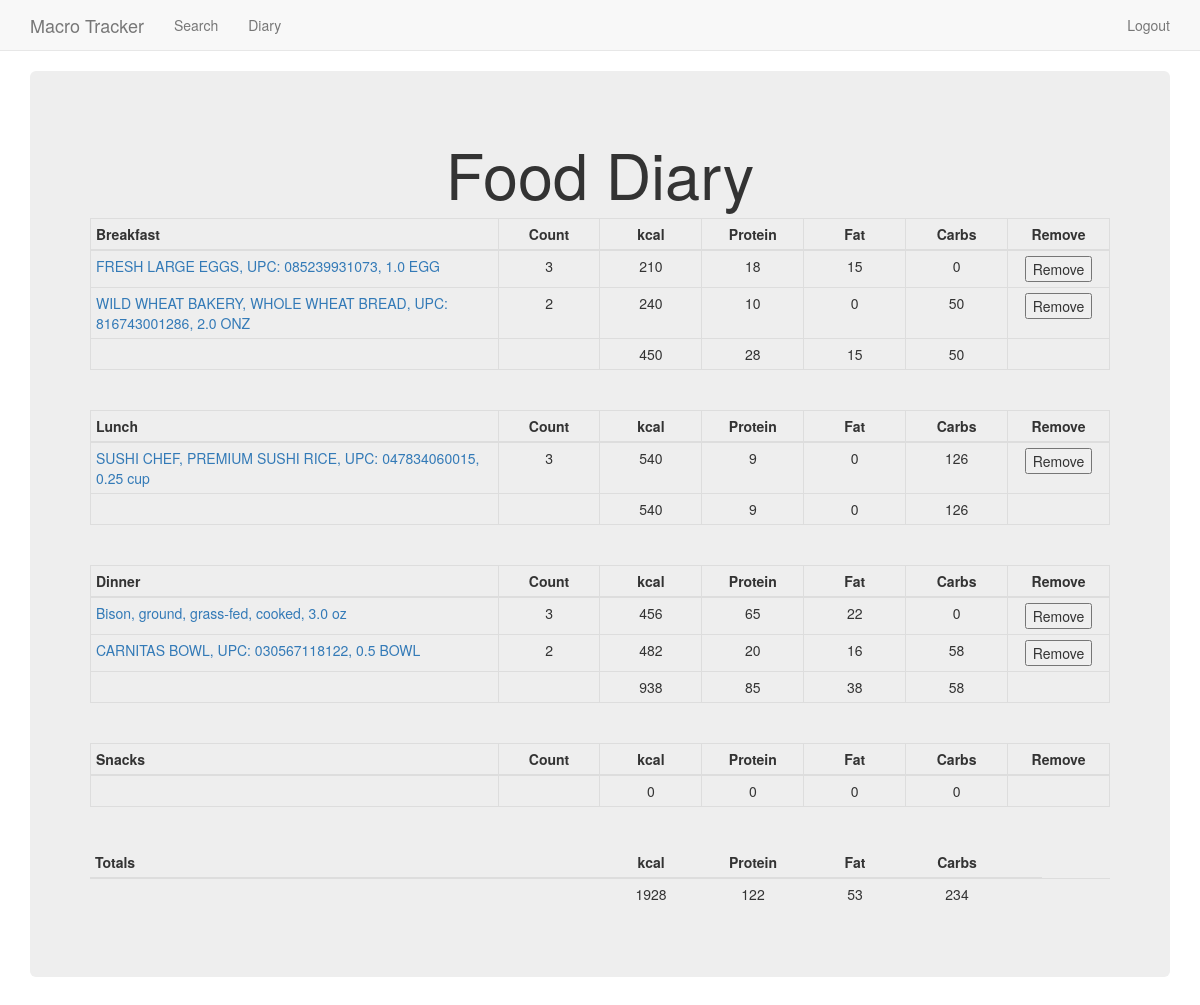
Page /diary (signed in) on the committed database.
### app/models.py (models this page shows, shortened)
class Food(db.Model):
    id = db.Column(db.Integer, primary_key=True)
    food_name = db.Column(db.String(140))
    kcal = db.Column(db.Numeric(10,0))
    protein = db.Column(db.Numeric(10,0))
    fat = db.Column(db.Numeric(10,0))
    carbs = db.Column(db.Numeric(10,0))
    meal = db.Column(db.String(64))
    ndbno = db.Column(db.String(64))
    unit = db.Column(db.String(64))
    count = db.Column(db.Numeric(10,0))
    user_id = db.Column(db.Integer, db.ForeignKey('user.id'))

### app/routes.py (the view, shortened to what this page needs)
@app.route('/diary', methods=['GET', 'POST'])
def diary():
    form = RemoveFood()
    foods = Food.query.filter_by(user_id=current_user.get_id())
    meals = ['Breakfast', 'Lunch', 'Dinner', 'Snacks']
    total_cals = {'Breakfast':0, 'Lunch':0, 'Dinner':0, 'Snacks':0, 'total':0}
    total_carbs = {'Breakfast':0, 'Lunch':0, 'Dinner':0, 'Snacks':0, 'total':0}
    total_protein = {'Breakfast':0, 'Lunch':0, 'Dinner':0, 'Snacks':0, 'total':0}
    total_fat = {'Breakfast':0, 'Lunch':0, 'Dinner':0, 'Snacks':0, 'total':0}
    for food in foods:
        total_cals['total'] = total_cals['total'] + food.kcal
        total_carbs['total'] = total_carbs['total'] + food.carbs
        total_protein['total'] = total_protein['total'] + food.protein
        total_fat['total'] = total_fat['total'] + food.fat
        for meal in meals:
            if str(food.meal) == str(meal):
                total_cals[meal] = total_cals[meal] + food.kcal
                total_carbs[meal] = total_carbs[meal] + food.carbs
                total_protein[meal] = total_protein[meal] + food.protein
                total_fat[meal] = total_fat[meal] + food.fat
    return render_template('diary.html', foods=foods, form=form, total_fat=total_fat, total_cals=total_cals, total_carbs=total_carbs, total_protein=total_protein)

### app/forms.py
class RemoveFood(FlaskForm):
    remove = SubmitField('Remove')
    entry_id = HiddenField('')

### app/models.py (called while the page is built)
@login.user_loader
def load_user(id):
    return User.query.get(int(id))

### app/templates/diary.html (shortened to what this page needs)
{% extends 'base.html' %}
{% block styles %}
{{super()}}
<link rel="stylesheet" href="https://cdnjs.cloudflare.com/ajax/libs/font-awesome/4.7.0/css/font-awesome.min.css">
{% endblock %}
{% block content %}
<div class="container">
    <div class="jumbotron">
        <h1 class='text-center'>Food Diary</h1>
        <table class="table table-condensed table-bordered">
            <thead>
                <tr>
                    <th style="width: 40%">Breakfast</th>
                    <th style="width: 10%" class="text-center">Count</th>
                    <th style="width: 10%" class="text-center">kcal</th>
                    <th style="width: 10%" class="text-center">Protein</th>
                    <th style="width: 10%" class="text-center">Fat</th>
                    <th style="width: 10%" class="text-center">Carbs</th>
                    <th class="text-center">Remove</th>
                </tr>
            </thead>
            {% for food in foods %}
            {% if food.meal == "Breakfast" %}
            <tr>
                <td><a href="{{ url_for('get_nutrition', ndbno=food.ndbno) }}">{{ food.food_name + ", " + food.unit}}</a></td>
                <td class="text-center">{{ food.count }}</td>
                <td class="text-center">{{ food.kcal }}</td>
                <td class="text-center">{{ food.protein }}</td>
                <td class="text-center">{{ food.fat }}</td>
                <td class="text-center">{{ food.carbs }}</td>
                <td class="text-center">
                    <form method='post'>
                        {{ form.remove() }}
                    </form>
                </td>
            </tr>
            {% endif %}
            {% endfor %}
            <tr>
                <td style="text-align: center;"></td>
                <td></td>
                <td class="text-center">{{ total_cals['Breakfast'] }}</td>
                <td class="text-center">{{ total_protein['Breakfast'] }}</td>
                <td class="text-center">{{ total_fat['Breakfast'] }}</td>
                <td class="text-center">{{ total_carbs['Breakfast'] }}</td>
            </tr>
        </table>
        <br/>
        <table class="table table-condensed table-bordered">
            <thead>
                <tr>
                    <th style="width: 40%">Lunch</th>
                    <th style="width: 10%" class="text-center">Count</th>
                    <th style="width: 10%" class="text-center">kcal</th>
                    <th style="width: 10%" class="text-center">Protein</th>
                    <th style="width: 10%" class="text-center">Fat</th>
                    <th style="width: 10%" class="text-center">Carbs</th>
                    <th class="text-center">Remove</th>
                </tr>
            </thead>
            {% for food in foods %}
            {% if food.meal == "Lunch" %}
            <tr>
                <td><a href="{{ url_for('get_nutrition', ndbno=food.ndbno) }}">{{ food.food_name + ", " + food.unit }}</a></td>
                <td class="text-center">{{ food.count }}</td>
                <td class="text-center">{{ food.kcal }}</td>
                <td class="text-center">{{ food.protein }}</td>
                <td class="text-center">{{ food.fat }}</td>
                <td class="text-center">{{ food.carbs }}</td>
                <td class="text-center">
                    <form method='post'>
                        {{ form.remove() }}
                    </form>
                </td>
            </tr>
            {% endif %}
            {% endfor %}
            <tr>
                <td style="text-align: center;"></td>
                <td></td>
                <td class="text-center">{{ total_cals['Lunch'] }}</td>
                <td class="text-center">{{ total_protein['Lunch'] }}</td>
                <td class="text-center">{{ total_fat['Lunch'] }}</td>
                <td class="text-center">{{ total_carbs['Lunch'] }}</td>
            </tr>
        </table>
        <br/>
        <table class="table table-condensed table-bordered">
            <thead>
                <tr>
                    <th style="width: 40%">Dinner</th>
                    <th style="width: 10%" class="text-center">Count</th>
                    <th style="width: 10%" class="text-center">kcal</th>
                    <th style="width: 10%" class="text-center">Protein</th>
                    <th style="width: 10%" class="text-center">Fat</th>
                    <th style="width: 10%" class="text-center">Carbs</th>
                    <th class="text-center">Remove</th>
                </tr>
            </thead>
            {% for food in foods %}
            {% if food.meal == "Dinner" %}
            <tr>
                <td><a href="{{ url_for('get_nutrition', ndbno=food.ndbno) }}">{{ food.food_name + ", " + food.unit }}</a></td>
                <td class="text-center">{{ food.count }}</td>
                <td class="text-center">{{ food.kcal }}</td>
                <td class="text-center">{{ food.protein }}</td>
                <td class="text-center">{{ food.fat }}</td>
                <td class="text-center">{{ food.carbs }}</td>
                <td class="text-center">
                    <form method='post'>
                        {{ form.remove() }}
                    </form>
                </td>
            </tr>
            {% endif %}
            {% endfor %}
            <tr>
                <td style="text-align: center;"></td>
                <td></td>
                <td class="text-center">{{ total_cals['Dinner'] }}</td>
                <td class="text-center">{{ total_protein['Dinner'] }}</td>
                <td class="text-center">{{ total_fat['Dinner'] }}</td>
                <td class="text-center">{{ total_carbs['Dinner'] }}</td>
            </tr>
        </table>
        <br/>
        <table class="table table-condensed table-bordered">
            <thead>
                <tr>
                    <th style="width: 40%">Snacks</th>
                    <th style="width: 10%" class="text-center">Count</th>
                    <th style="width: 10%" class="text-center">kcal</th>
                    <th style="width: 10%" class="text-center">Protein</th>
                    <th style="width: 10%" class="text-center">Fat</th>
                    <th style="width: 10%" class="text-center">Carbs</th>
                    <th class="text-center">Remove</th>
                </tr>
            </thead>
            <tr>
                <td style="text-align: center;"></td>
                <td></td>
                <td class="text-center">{{ total_cals['Snacks'] }}</td>
                <td class="text-center">{{ total_protein['Snacks'] }}</td>
                <td class="text-center">{{ total_fat['Snacks'] }}</td>
                <td class="text-center">{{ total_carbs['Snacks'] }}</td>
            </tr>
        </table>
        <br/>
        <table class="table table-condensed">
            <thead>
                <tr>
                    <th style="width: 40%">Totals</th>
                    <th style="width: 10%"></th>
                    <th style="width: 10%" class="text-center">kcal</th>
                    <th style="width: 10%" class="text-center">Protein</th>
                    <th style="width: 10%" class="text-center">Fat</th>
                    <th style="width: 10%" class="text-center">Carbs</th>
                    <th></th>
                </tr>
            </thead>
            <tr>
                <td></td>
                <td></td>
                <td class="text-center">{{ total_cals['total'] }}</td>
                <td class="text-center">{{ total_protein['total'] }}</td>
                <td class="text-center">{{ total_fat['total'] }}</td>
                <td class="text-center">{{ total_carbs['total'] }}</td>
                <td></td>
                <td></td>
                <td></td>
            </tr>
        </table>
    </div>
</div>
{% endblock %}

### app/templates/base.html (shortened to what this page needs)
{% extends 'bootstrap/base.html' %}
{% block navbar %}
<nav class="navbar navbar-default navbar-static-top">
  <div class="container">
    <div class="navbar-header">
      <a class="navbar-brand" href="/">Macro Tracker</a>
    </div>
    <div id="navbar" class="navbar-collapse collapse">
      <ul class="nav navbar-nav">
        <li><a href="/search">Search</a></li>
      </ul>
      <ul class="nav navbar-nav">
        <li><a href="/diary">Diary</a></li>
      </ul>
      <ul class="nav navbar-nav navbar-right">
        {% if current_user.is_anonymous %}
        <li><a href="{{ url_for('login') }}">Login</a></li>
        {% else %}
        <li><a href="{{ url_for('logout') }}">Logout</a></li>
        {% endif %}
      </ul>
    </div>
  </div>
</nav>
{% endblock %}

### rows in the picture
Food: food_name+unit "FRESH LARGE EGGS, UPC: 085239931073, 1.0 EGG", count "3", kcal "210", protein "18", fat "15", carbs "0"
Food: food_name+unit "WILD WHEAT BAKERY, WHOLE WHEAT BREAD, UPC: 816743001286, 2.0 ONZ", count "2", kcal "240", protein "10", fat "0", carbs "50"
Food: food_name+unit "SUSHI CHEF, PREMIUM SUSHI RICE, UPC: 047834060015, 0.25 cup", count "3", kcal "540", protein "9", fat "0", carbs "126"
Food: food_name+unit "Bison, ground, grass-fed, cooked, 3.0 oz", count "3", kcal "456", protein "65", fat "22", carbs "0"
Food: food_name+unit "CARNITAS BOWL, UPC: 030567118122, 0.5 BOWL", count "2", kcal "482", protein "20", fat "16", carbs "58"

### other values in the picture
{{ total_cals['Breakfast'] }} "450"
{{ total_protein['Breakfast'] }} "28"
{{ total_fat['Breakfast'] }} "15"
{{ total_carbs['Breakfast'] }} "50"
{{ total_cals['Lunch'] }} "540"
{{ total_protein['Lunch'] }} "9"
{{ total_fat['Lunch'] }} "0"
{{ total_carbs['Lunch'] }} "126"
{{ total_cals['Dinner'] }} "938"
{{ total_protein['Dinner'] }} "85"
{{ total_fat['Dinner'] }} "38"
{{ total_carbs['Dinner'] }} "58"
{{ total_cals['Snacks'] }} "0"
{{ total_protein['Snacks'] }} "0"
{{ total_fat['Snacks'] }} "0"
